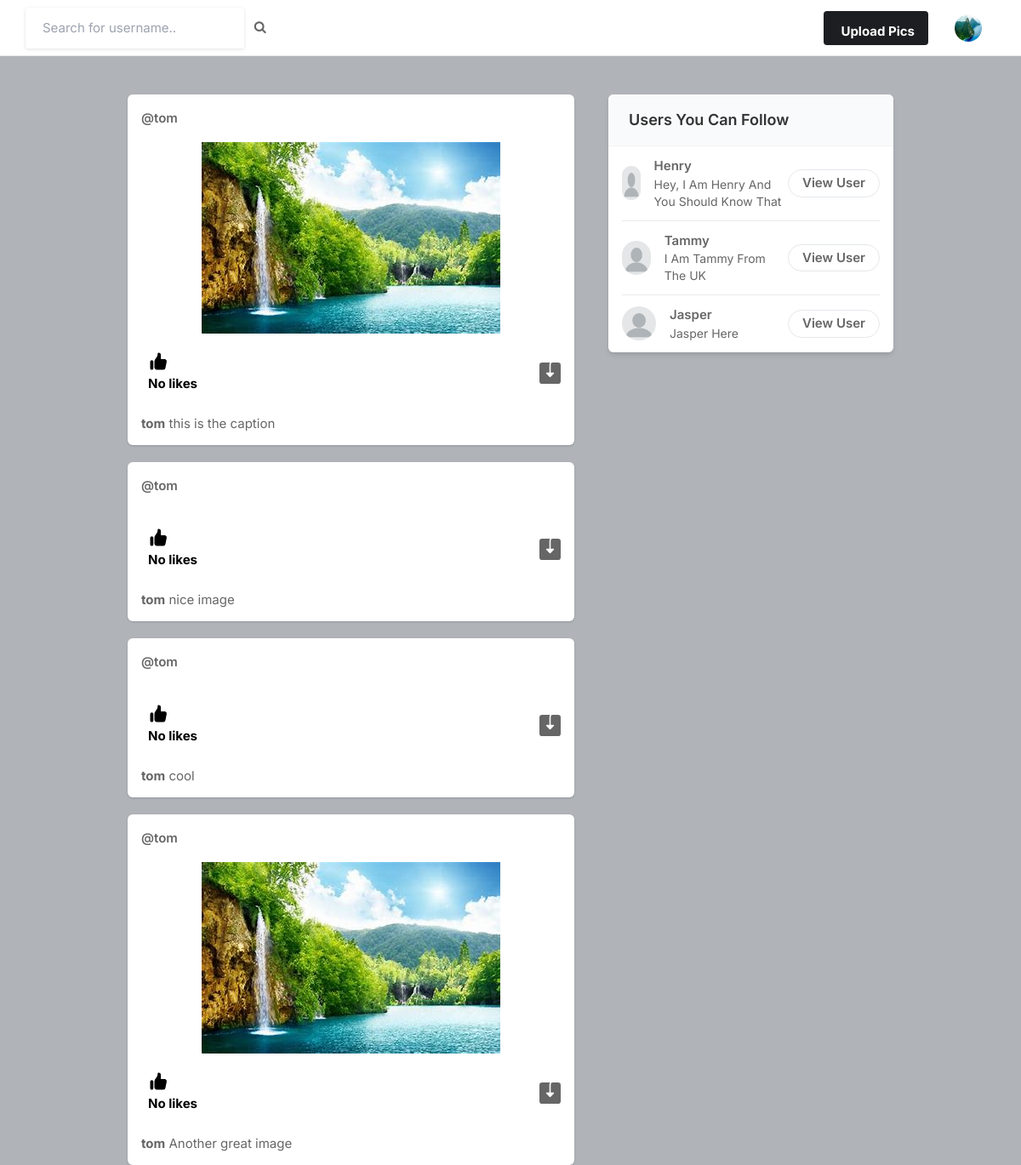
The page / (signed in) on the database its author committed.
### core/models.py (models this page shows, shortened)
class Profile(models.Model):
    user = models.ForeignKey(User, on_delete=models.CASCADE)
    id_user = models.IntegerField()
    bio = models.TextField(blank=True)
    profileimg = models.ImageField(upload_to='profile_images', default='blank-profile-picture.png')
    location = models.CharField(max_length=100, blank=True)

class Post(models.Model):
    id = models.UUIDField(primary_key=True, default=uuid.uuid4)
    user = models.CharField(max_length=100)
    image = models.ImageField(upload_to='post_images')
    caption = models.TextField()
    created_at = models.DateTimeField(default=datetime.now)
    no_of_likes = models.IntegerField(default=0)

### core/views.py (the view)
# urls.py: path('', views.index, name='index'),
@login_required(login_url='signin')
def index(request):
    user_object = User.objects.get(username=request.user.username)
    user_profile = Profile.objects.get(user=user_object)
    user_following_list = []
    feed = []
    user_following = FollowersCount.objects.filter(follower=request.user.username)
    for users in user_following:
        user_following_list.append(users.user)
    for usernames in user_following_list:
        feed_lists = Post.objects.filter(user=usernames)
        feed.append(feed_lists)
    feed_list = list(chain(*feed))
    all_users = User.objects.all()
    user_following_all = []
    for user in user_following:
        user_list = User.objects.get(username=user.user)
        user_following_all.append(user_list)
    new_suggestions_list = [x for x in list(all_users) if (x not in list(user_following_all))]
    current_user = User.objects.filter(username=request.user.username)
    final_suggestions_list = [x for x in list(new_suggestions_list) if ( x not in list(current_user))]
    random.shuffle(final_suggestions_list)
    username_profile = []
    username_profile_list = []
    for users in final_suggestions_list:
        username_profile.append(users.id)
    for ids in username_profile:
        profile_lists = Profile.objects.filter(id_user=ids)
        username_profile_list.append(profile_lists)
    suggestions_username_profile_list = list(chain(*username_profile_list))
    return render(request, 'index.html', {'user_profile': user_profile, 'posts':feed_list, 'suggestions_username_profile_list': suggestions_username_profile_list[:4]})

### templates/index.html (shortened to what this page needs)
{% load static %}
<!DOCTYPE html>
<html lang="en">
<head>
    <link rel="stylesheet" href="{% static 'assets/css/icons.css' %}">
    <link rel="stylesheet" href="{% static 'assets/css/uikit.css' %}">
    <link rel="stylesheet" href="{% static 'assets/css/style.css' %}">
    <link rel="stylesheet" href="{% static 'assets/css/tailwind.css' %}">
    <link rel="stylesheet" href="https://cdnjs.cloudflare.com/ajax/libs/font-awesome/4.7.0/css/font-awesome.min.css">
</head>
<body>
            <header>
                <div class="header_inner">
                    <form action="{% url 'search' %}" method="POST">
                    <div class="left-side">
                            <input type="text" name="username" placeholder="Search for username..">&nbsp; &nbsp;
                            <button type="submit"><i class="fa fa-search fa-1x"></i></button>
                    </div>
                    </form>
                    <div class="right-side lg:pr-4">
                        <a href="#"
                            class="bg-pink-500 flex font-bold hidden hover:bg-pink-600 hover:text-white inline-block items-center lg:block max-h-10 mr-4 px-4 py-2 rounded shado text-white">
                              Upload Pics
                        </a>
                        <a href="#">
                            <img src="{{user_profile.profileimg.url}}" class="header-avatar" alt="">
                        </a>
                    </div>
                </div>
            </header>
            <div class="container m-auto">
                <div class="lg:flex justify-center lg:space-x-10 lg:space-y-0 space-y-5">
                    <div class="space-y-5 flex-shrink-0 lg:w-7/12">
                        {% for post in posts reversed %}
                        <div class="bg-white shadow rounded-md  -mx-2 lg:mx-0">
                            <div class="flex justify-between items-center px-4 py-3">
                                <div class="flex flex-1 items-center space-x-4">
                                    <span class="block font-semibold "><a href="/profile/{{post.user}}">@{{post.user}}</a></span>
                                </div>
                              <div>
                                <a href="#"> <i class="icon-feather-more-horizontal text-2xl hover:bg-gray-200 rounded-full p-2 transition -mr-1 "></i> </a>
                              </div>
                            </div>
                            <div uk-lightbox><center>
                                <a href="{{post.image.url}}">
                                    <img src="{{post.image.url}}" alt="">
                                </a></center>
                            </div>
                            <div class="py-3 px-4 space-y-3">
                                <div class="flex space-x-4 lg:font-bold">
                                    <a href="/like-post?post_id={{post.id}}" class="flex items-center space-x-2">
                                        <div class="p-2 rounded-full text-black">
                                            {% if post.no_of_likes == 0 %}
                                                <p>No likes</p>
                                            {% elif post.no_of_likes == 1 %}
                                                <p>Liked by {{post.no_of_likes}} person</p>
                                            {% else %}
                                                <p>Liked by {{post.no_of_likes}} people</p>
                                            {% endif %}
                                        </div>
                                    </a>
                                    <a href="{{post.image.url}}" class="flex items-center space-x-2 flex-1 justify-end" download>
                                    </a>
                                </div>
                                <p>
                                    <a href="/profile/{{post.user}}"><strong>{{post.user}}</strong></a> {{post.caption}}
                                </p>
                            </div>
                        </div>
                        {% endfor %}
                    </div>
                    <div class="lg:w-5/12">
                        <div class="bg-white  shadow-md rounded-md overflow-hidden">
                            <div class="bg-gray-50  border-b border-gray-100 flex items-baseline justify-between py-4 px-6 ">
                                <h2 class="font-semibold text-lg">Users You Can Follow</h2>
                            </div>
                            <div class="divide-gray-300 divide-gray-50 divide-opacity-50 divide-y px-4 ">
                                {% for suggestion in suggestions_username_profile_list %}
                                <div class="flex items-center justify-between py-3">
                                    <div class="flex flex-1 items-center space-x-4">
                                        <a href="/profile/{{suggestion.user}}">
                                            <img src="{{suggestion.profileimg.url}}" class="bg-gray-200 rounded-full w-10 h-10">
                                        </a>
                                        <div class="flex flex-col">
                                            <span class="block capitalize font-semibold"> {{suggestion.user}} </span>
                                            <span class="block capitalize text-sm"> {{suggestion.bio}} </span>
                                        </div>
                                    </div>
                                    <a href="/profile/{{suggestion.user}}" class="border border-gray-200 font-semibold px-4 py-1 rounded-full hover:bg-pink-600 hover:text-white hover:border-pink-600 "> View User </a>
                                </div>
                                {% endfor %}
                            </div>
                        </div>
                    </div>
                </div>
            </div>
</body>
</html>

### static/assets/css/style.css (style rules this page uses)
body { background-color: #B0B3B8!important; }
button { vertical-align: middle; }
input { height: 48px; line-height: 48px; padding: 0 20px; outline: none; font-size: 15px; color: #808080; max-width: 100%; width: 100%; -webkit-box-sizing: border-box; box-sizing: border-box; display: block; font-weight: 400; opacity: 1; border-radius: 4px; border: none; -webkit-box-shadow: 0 1px 4px 0px rgba(0, 0, 0, 0.12); box-shadow: 0 1px 4px 0px rgba(0, 0, 0, 0.12); }
input[type="text"], input[type="password"], input[type="email"], input[type="number"] { height: 48px; line-height: 48px; padding: 0 20px; outline: none; font-size: 15px; color: #808080; max-width: 100%; width: 100%; -webkit-box-sizing: border-box; box-sizing: border-box; display: block; font-weight: 400; opacity: 1; border-radius: 4px; border: none; -webkit-box-shadow: 0 1px 4px 0px rgba(0, 0, 0, 0.12); box-shadow: 0 1px 4px 0px rgba(0, 0, 0, 0.12); }
input { -webkit-transition: all 0.1s ease-in-out; transition: all 0.1s ease-in-out; }
::placeholder { color: #808080; opacity: 1; }
button { border: none; margin: 0; padding: 0; width: auto; overflow: visible; background: transparent; color: inherit; font: inherit; line-height: normal; cursor: pointer; }
a { color: #be185d; -webkit-transition: 0.3s; transition: 0.3s; outline: none !important; }
button { outline: none !important; }
img { max-width: 100%; }
body { color: #666; font-size: 15px; line-height: 27px; background-color: #f0f2f5; font-family: "Inter", sans-serif; text-transform: none; }
body p { font-size: 15px; line-height: 27px; }
h1, h2, h3, h4, h5, h6 { font-family: "Inter", sans-serif; text-transform: none; }
input[type="text"], input[type="password"], input[type="email"] { font-family: "Inter", sans-serif; text-transform: none; }
button, body .pac-container { font-family: "Inter", sans-serif; text-transform: none; }
h1, h2, h3, h4, h5, h6 { color: #333; font-weight: 500; margin: 0; padding: 0; }
h2 { font-size: 26px; }
b, strong { font-weight: 700 !important; }
@media (min-width: 1024px) { .container { max-width: 900px !important; padding-top: 45px; } }
header { background-color: #fff; left: 0; right: 0; top: 0; z-index: 99; height: 66px; display: -webkit-box; display: -ms-flexbox; display: flex; -webkit-box-align: center; -ms-flex-align: center; align-items: center; border-bottom: 1px solid #e5e7eb; }
header .header_inner { display: -webkit-box; display: -ms-flexbox; display: flex; -webkit-box-align: center; -ms-flex-align: center; align-items: center; max-width: 1090px; margin: auto; width: 100%; max-width: 100% !important; padding: 0 30px; }
header .header_inner .left-side { display: -webkit-box; display: -ms-flexbox; display: flex; -webkit-box-align: center; -ms-flex-align: center; align-items: center; }
header .header_inner .right-side { display: -webkit-box; display: -ms-flexbox; display: flex; -webkit-box-align: center; -ms-flex-align: center; align-items: center; -webkit-box-pack: end; -ms-flex-pack: end; justify-content: flex-end; margin-left: auto; }
header .header_inner .right-side .header-avatar { width: 32px; height: 32px; border-radius: 100%; margin-left: 15px; }

### rows shown on the page
Profile: profileimg (picture)
Post: user "tom", image (picture), no_of_likes "No likes", caption "this is the caption"
Post: user "tom", no_of_likes "No likes", caption "nice image"
Post: user "tom", no_of_likes "No likes", caption "cool"
Post: user "tom", image (picture), no_of_likes "No likes", caption "Another great image"
Profile: profileimg (placeholder picture), user "Henry", bio "Hey, I Am Henry And You Should Know That"
Profile: profileimg (placeholder picture), user "Tammy", bio "I Am Tammy From The UK"
Profile: profileimg (placeholder picture), user "Jasper", bio "Jasper Here"
